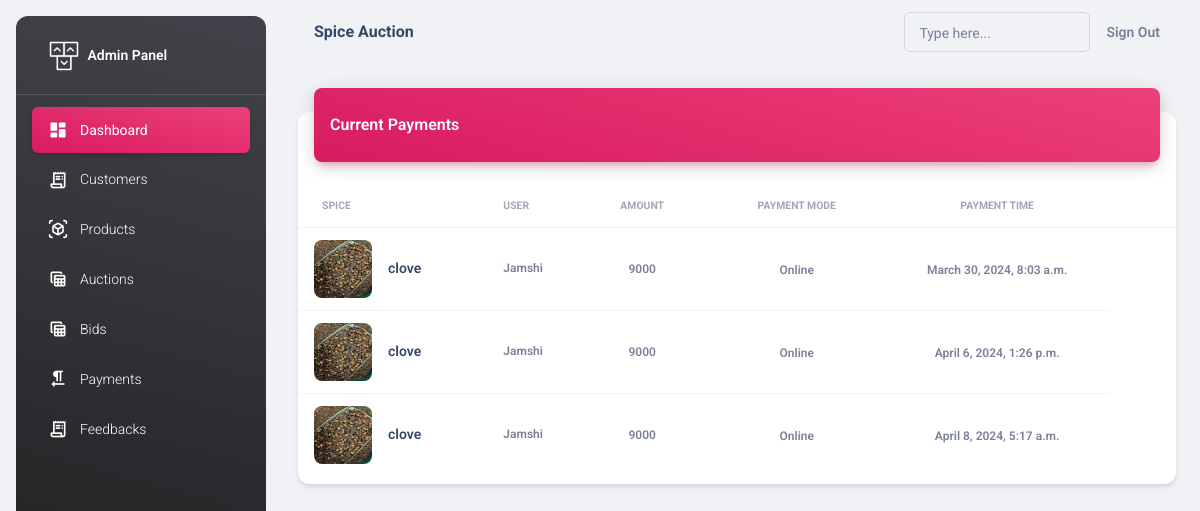
Page /adminapi/payments/ (signed in) on the earlier database version.
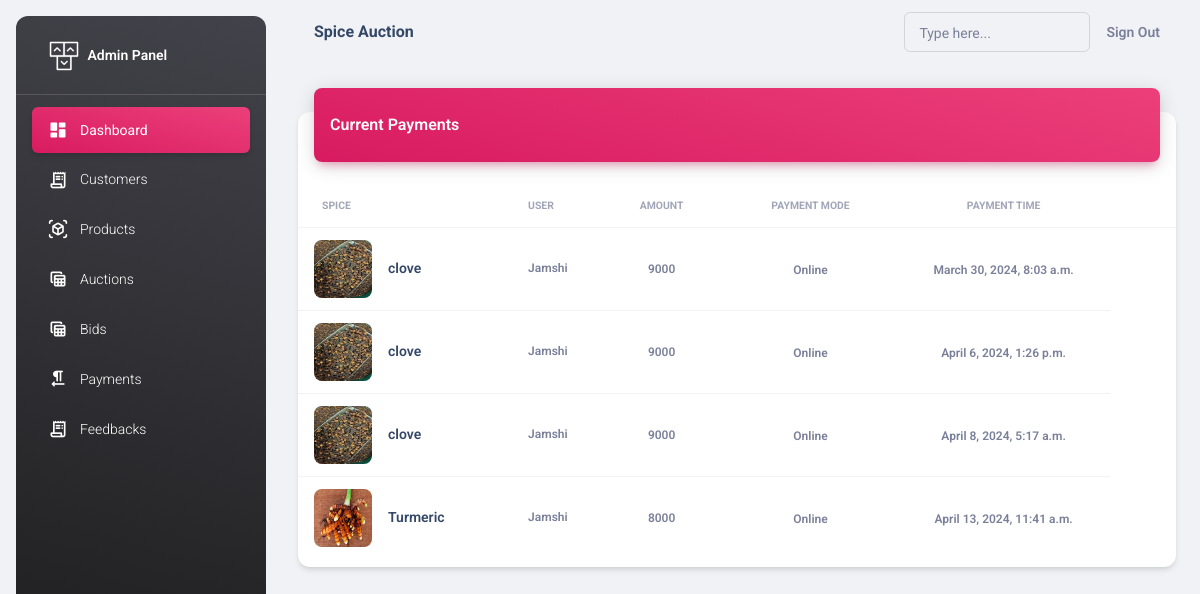
Same page on the later database version.
### adminapi/models.py (models this page shows, shortened)
class Payment(models.Model):
    bid = models.ForeignKey(Bid, on_delete=models.CASCADE)
    user = models.ForeignKey(Seller, on_delete=models.CASCADE)
    payment_mode=models.CharField(max_length=50,default='Online')
    timestamp = models.DateTimeField(auto_now_add=True)

class Bid(models.Model):
    auction = models.ForeignKey(Auction, on_delete=models.CASCADE)
    bidder = models.ForeignKey(Seller, on_delete=models.CASCADE)
    amount = models.PositiveIntegerField()
    timestamp = models.DateTimeField(auto_now_add=True)
    is_selected=models.BooleanField(default=False)

class Auction(models.Model):
    spice = models.ForeignKey(Spice, on_delete=models.CASCADE)
    auctioneer = models.ForeignKey(Seller, on_delete=models.CASCADE)
    starting_bid = models.DecimalField(max_digits=10, decimal_places=2)
    expected_bid = models.DecimalField(max_digits=10, decimal_places=2, default=0)
    number_of_lots = models.IntegerField(default=1)
    end_time = models.DateTimeField()
    created_at = models.DateTimeField(auto_now_add=True)
    choices= [
        ('Available', 'Available'),
        ('Sold', 'Sold'),
    ]
    status=models.CharField(max_length=50, choices=choices, default='Available')

class Spice(models.Model):
    seller = models.ForeignKey(Seller, on_delete=models.CASCADE)
    name = models.CharField(max_length=100)
    description = models.CharField(max_length=100)
    stock_quantity = models.PositiveIntegerField(default=0)
    image = models.ImageField(upload_to="images", null=True)
    created_at = models.DateTimeField(auto_now_add=True)
    choices= [
        ('Available', 'Available'),
        ('Not Available', 'Not Available'),
    ]
    status=models.CharField(max_length=50, choices=choices, default='Available')

class CustomUser(AbstractUser):
    user_type_choices = [
        ('Admin', 'Admin'),
        ('Seller', 'Seller'),
    ]
    user_type = models.CharField(max_length=50, choices=user_type_choices, default='Admin')

class Seller(CustomUser):
    name = models.CharField(max_length=100)
    phone = models.CharField(max_length=100)
    email_address = models.EmailField()
    address = models.CharField(max_length=100)
    id_proof = models.FileField(null=True, upload_to="images")
    profile = models.ImageField(upload_to="images", null=True)
    is_available = models.BooleanField(default=True)

### adminapi/views.py (the view)
# urls.py: path("payments/",views.PaymentsView.as_view(),name="payments"),
@method_decorator(decs,name="dispatch")
class PaymentsView(ListView):
    template_name="payments.html"
    model=Payment
    context_object_name="payments"

### adminapi/views.py (called while the page is built)
def signin_required(fn):
    def wrapper(request,*args,**kwargs):
        if not request.user.is_authenticated:
            messages.error(request,"invalid session!..please login")
            return redirect("adminsignin")
        else:
            return fn(request,*args,**kwargs)
    return wrapper

def is_admin(fn):
    def wrapper(request,*args,**kwargs):
        if not request.user.is_superuser:
            messages.error(request,"Permission denied for current user !")
            return redirect("adminsignin")
        else:
            return fn(request,*args,**kwargs)
    return wrapper

### adminapi/templates/payments.html
{%extends 'base.html'%}
{%load static%}
{%block body_block%}
<div class="container-fluid py-4">
    <div class="row">
      <div class="col-12">
        <div class="card my-4">
          <div class="card-header p-0 position-relative mt-n4 mx-3 z-index-2">
            <div class="bg-gradient-primary shadow-primary border-radius-lg pt-4 pb-3">
              <h6 class="text-white text-capitalize ps-3">Current Payments</h6>
            </div>
          </div>
          <div class="card-body px-0 pb-2">
            <div class="table-responsive p-0">
              <table class="table align-items-center mb-0">
                <thead>
                  <tr>
                    <th class="text-uppercase text-secondary text-xxs font-weight-bolder opacity-7">Spice</th>
                    <th class="text-uppercase text-secondary text-xxs font-weight-bolder opacity-7 ps-2">user</th>
                    <th class="text-center text-uppercase text-secondary text-xxs font-weight-bolder opacity-7">Amount</th>
                    <th class="text-center text-uppercase text-secondary text-xxs font-weight-bolder opacity-7">Payment mode</th>
                    <th class="text-center text-uppercase text-secondary text-xxs font-weight-bolder opacity-7">Payment time</th>
                    <th class="text-secondary opacity-7"></th>
                  </tr>
                </thead>
                <tbody>
                    {%for p in payments%}
                        <tr>
                            <td>
                            <div class="d-flex px-2 py-1">
                                <div>
                                <img src="{{p.bid.auction.spice.image.url}}" class="avatar avatar-lg me-3 border-radius-lg">
                                </div>
                                <div class="d-flex flex-column justify-content-center">
                                <h6 class="mb-0 text-sm">{{p.bid.auction.spice.name}}</h6>
                                </div>
                            </div>
                            </td>
                            <td>
                            <p class="text-xs font-weight-bold mb-0">{{p.user.name}}</p>
                            </td>
                            <td class="align-middle text-center text-sm">
                            <span class="text-secondary text-xs font-weight-bold">{{p.bid.amount}}</span>
                            </td>
                            <td class="align-middle text-center">
                            <span class="text-secondary text-xs font-weight-bold">{{p.payment_mode}}</span>
                            </td>
                            <td class="align-middle text-center">
                              <span class="text-secondary text-xs font-weight-bold">{{p.timestamp}}</span>
                              </td>
                        </tr>
                    {%endfor%}
                </tbody>
              </table>
            </div>
          </div>
        </div>
      </div>
    </div>
  </div>
{%endblock%}

Differences in the rows shown:
added Payment: bid.auction.spice.image (picture), bid.auction.spice.name "Turmeric", user.name "Jamshi", bid.amount "8000", payment_mode "Online", timestamp "April 13, 2024, 11:41 a.m."
